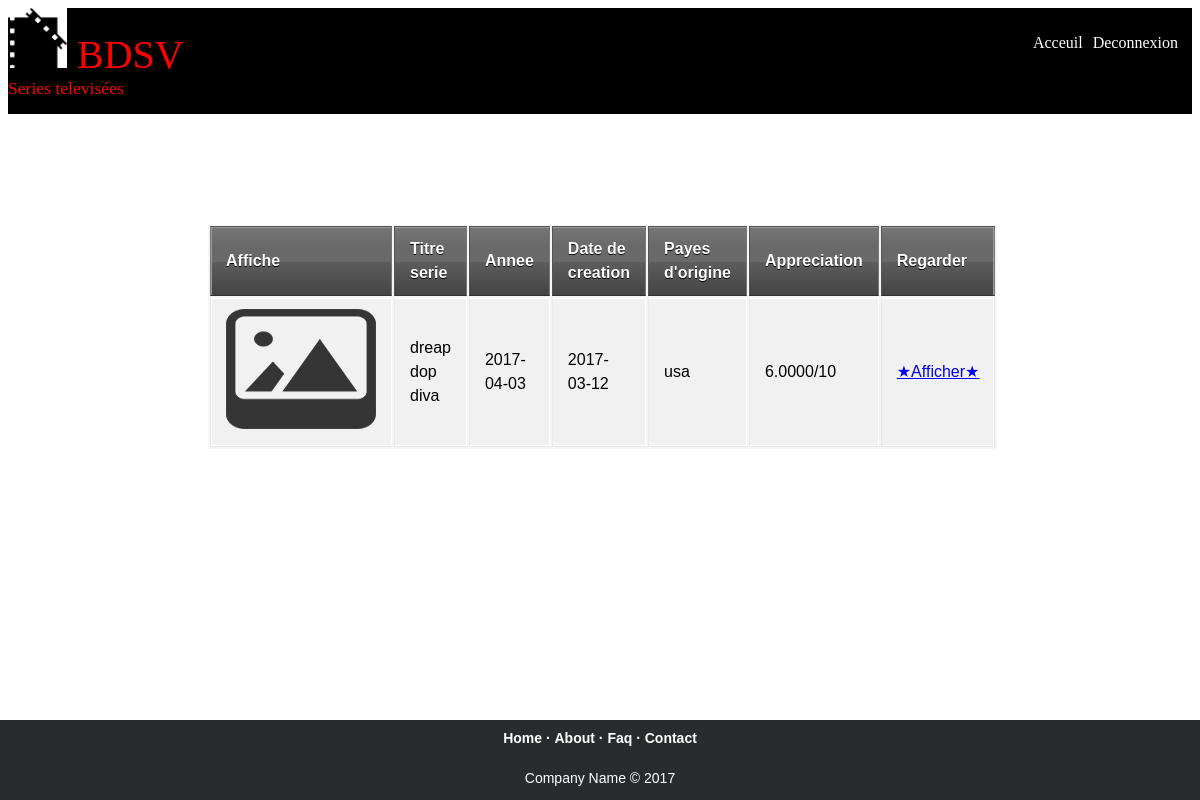
The app's page /affichageresultat.php?TITRE_SERIE=dreap dop diva with its own data.
### tables this page shows
CREATE TABLE IF NOT EXISTS `serie` (
  `TITRE_SERIE` varchar(50) NOT NULL DEFAULT '',
  `ANNEE` date DEFAULT NULL,
  `PAYS` varchar(30) DEFAULT NULL,
  `DATE_CREATION` date DEFAULT NULL,
  PRIMARY KEY (`TITRE_SERIE`),
  KEY `TITRE_SERIE` (`TITRE_SERIE`),
  KEY `TITRE_SERIE_2` (`TITRE_SERIE`),
  KEY `TITRE_SERIE_3` (`TITRE_SERIE`)
);

### affichageresultat.php (the view, shortened to what this page needs)
<!DOCTYPE html>
<html >
  <head>
	 <link rel="stylesheet" type="text/css" href="css/style.css">
  </head>
  <body>
    <header>
				<div id="titre_principal">
                     <div id="logo">
                        <img src="images/logo1.jpg" alt="Logo cinema" />
                        <h1>BDSV</h1>
                      </div>
                    <h2>Series televisées </h2>
                     <div id="droite">
				        <nav>
                        <ul>
                        <li><a href="index.php">Acceuil</a></li>
                        <li><a href="deconnexion.php">Deconnexion</a></li>
                        </ul>
                        </nav>
				      </div>
                 </div>
    </header>
<div class="Container">
        <div class="MainWebsite">
          <div class="Feeds">
               <div class="Results">
                 <table class="table">
                   <thead>
                     <tr>
					  <th>Affiche</th>
                      <th>Titre serie </th>
					  <th>Annee </th>
                      <th>Date de creation</th>
					  <th>Payes d'origine</th>
					  <th>Appreciation</th>
					  <th>Regarder</th>
                      </tr>
                    </thead>
                    <tbody>
                      <tr>
                     <td><img src="images/serie.png" width="150" height="120" /></td>
<?php
try
{
$bdd = new PDO('mysql:host=localhost;dbname=cinema;charset=utf8', 'root', '');
}
catch(Exception $e)
{
        die('Erreur : '.$e->getMessage());
}
$id = $_REQUEST['TITRE_SERIE'];
$reponse = $bdd->query('SELECT * FROM serie where TITRE_SERIE="'.$id.'"');
while ($donnees = $reponse->fetch())
{
?>
						<td><?php  echo $id  ?>  </td>
                        <td><?php  echo $donnees['ANNEE']; ?> </td>
                        <td> <?php echo $donnees['DATE_CREATION']; ?></td>
						<td><?php  echo $donnees['PAYS']; ?></td>
						<td>
<?php
$nt = $bdd->query('SELECT avg (note ) as moyenne,titre_serie FROM `note_serie` where titre_serie="'.$id.'" group by titre_serie ');
while ($moy = $nt->fetch()){
				echo $moy['moyenne'];echo '/10';
}
?>
						</td>
						<td>  <a href="serie.php?TITRE_SERIE=<?php echo $id; ?> " >★Afficher★</a></td>
						 <?php  }?>
                      </tr>
                     </tbody>
                   </table>
               </div>
	 </div>
    </div>
<footer class="footer">
			<div class="footer-centre">
				<p class="footer-links">
					<a href="#">Home</a>
					·
					<a href="#">About</a>
					·
					<a href="#">Faq</a>
					·
					<a href="#">Contact</a>
				</p>
				<p>Company Name © 2017 </p>
			</div>
</footer>
</body>
</html>

### css/style.css (style rules this page uses)
body { background-image: url("http://cdn.wallpapersafari.com/50/68/ecUsXL.jpg"); font-family: 'Trebuchet MS', Arial, sans-serif; }
section h1, nav a { font-family: Dayrom, serif; font-weight: normal; }
header { background-color :black ; display: flex; justify-content: space-between; align-items: flex-end; }
#titre_principal { display: flex; flex-direction: column; }
#logo { display: flex; flex-direction: row; align-items: baseline; }
#logo img { width: 59px; height: 60px; }
header h1 { font-family: 'BallparkWeiner', serif; font-size: 2.5em; font-weight: normal; color : red ; margin: 0 0 0 10px; }
header h2 { font-family: Dayrom, serif; font-size: 1.1em; margin-top: 0px; font-weight: normal; color:red ; }
* { box-sizing:border-box; }
#droite { position:absolute; right:1%; top:1.1em; }
nav ul { list-style-type: none; display: flex; }
nav li { margin-right: 10px; }
nav a { color: white; padding-bottom: 3px; text-decoration: none; }
footer { position:absolute; bottom:0; right:0; left:0; background-color :black; color: white; }
.footer { background-color: #292c2f; box-shadow: 0 1px 1px 0 rgba(0, 0, 0, 0.12); box-sizing: border-box; width: 100%; text-align: center; font: normal 14px sans-serif; margin-top: 100px; }
.footer p.footer-links { font-weight: bold; color: #ffffff; padding: 10px 0 10px; margin: 0 }
.footer p.footer-links a { display:inline-block; text-decoration: none; color: inherit; }
.Feeds { position: relative; width: 80%; height: auto; }
.Results { position: relative; top: 80px; width: 60%; height: auto; left: 200px; background: red; background-color: #FFF4F4; }
.Results .table { width: 100%; }
table { background: #f5f5f5; border-collapse: separate; box-shadow: inset 0 1px 0 #fff; font-size: 16px; line-height: 24px; margin: 30px auto; text-align: left; width: 800px; }
th { background: url(http://jackrugile.com/images/misc/noise-diagonal.png), linear-gradient(#777, #444); border-left: 1px solid #555; border-right: 1px solid #777; border-top: 1px solid #555; border-bottom: 1px solid #333; box-shadow: inset 0 1px 0 #999; color: #fff; font-weight: bold; padding: 10px 15px; position: relative; text-shadow: 0 1px 0 #000; }
th:after { background: linear-gradient(rgba(255,255,255,0), rgba(255,255,255,.08)); content: ''; display: block; height: 25%; left: 0; margin: 1px 0 0 0; position: absolute; top: 25%; width: 100%; }
th:first-child { border-left: 1px solid #777; box-shadow: inset 1px 1px 0 #999; }
th:last-child { box-shadow: inset -1px 1px 0 #999; }
td { border-right: 1px solid #fff; border-left: 1px solid #e8e8e8; border-top: 1px solid #fff; border-bottom: 1px solid #e8e8e8; padding: 10px 15px; position: relative; transition: all 300ms; }
td:first-child { box-shadow: inset 1px 0 0 #fff; }
td:last-child { border-right: 1px solid #e8e8e8; box-shadow: inset -1px 0 0 #fff; }
tr { background: url(http://jackrugile.com/images/misc/noise-diagonal.png); }
tr:nth-child(odd) td { background: #f1f1f1 url(http://jackrugile.com/images/misc/noise-diagonal.png); }
tr:last-of-type td { box-shadow: inset 0 -1px 0 #fff; }
tr:last-of-type td:first-child { box-shadow: inset 1px -1px 0 #fff; }
tr:last-of-type td:last-child { box-shadow: inset -1px -1px 0 #fff; }
h1 { margin: 10px 0 0 0; }

### records on screen
serie: ANNEE "2017-04-03", DATE_CREATION "2017-03-12", PAYS "usa", moyenne "6.0000"
